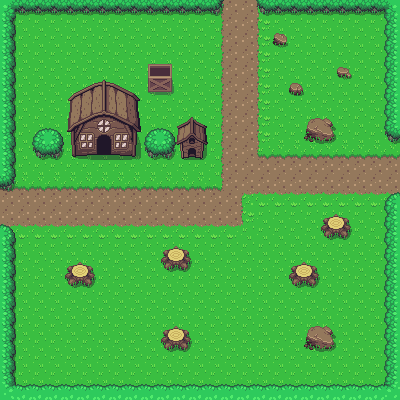

Tiled map render using the project's own tile images. Description and the whole map definition, tile-layer contents included, below:
An orthogonal 25x25 tile map with 16x16 px tiles, 2 tile layers (Ground, Collisions) and 23 objects.

<map version="1.4" tiledversion="1.4.3" orientation="orthogonal" renderorder="left-down" width="25" height="25" tilewidth="16" tileheight="16" infinite="0" nextlayerid="5" nextobjectid="27">
 <tileset firstgid="1" source="overworld.tsx" />
 <layer id="1" name="Ground" width="25" height="25">
  <data encoding="csv">
1,1,1,1,1,1,1,1,1,1,1,1,1,1201,1202,1202,1203,1,1,1,1,1,1,1,1,
1,1,1,1,1,1,1,1,1,1,1,1,1,1201,1202,1202,1203,1,1,1,1,1,1,1,1,
1,1,1,1,1,1,1,1,1,1,1,1,1,1201,1202,1202,1203,1,1,1,1,1,1,1,1,
1,1,1,1,1,1,1,1,1,1,1,1,1,1201,1202,1202,1203,1,1,1,1,1,1,1,1,
1,1,1,1,1,1,1,1,1,1,1,1,1,1201,1202,1202,1203,1,1,1,1,1,1,1,1,
1,1,1,1,1,1,1,1,1,1,1,1,1,1201,1202,1202,1203,1,1,1,1,1,1,1,1,
1,1,1,1,1,1,1,1,1,1,1,1,1,1201,1202,1202,1203,1,1,1,1,1,1,1,1,
1,1,1,1,1,1,1,1,1,1,1,1,1,1201,1202,1202,1203,1,1,1,1,1,1,1,1,
1,1,1,1,1,1,1,1,1,1,1,1,1,1201,1202,1202,1203,1,1,1,1,1,1,1,1,
1,1,1,1,1,1,1,1,1,1,1,1,1,1201,1202,1202,1321,1162,1162,1162,1162,1162,1162,1162,1162,
1,1,1,1,1,1,1,1,1,1,1,1,1,1201,1202,1202,1202,1202,1202,1202,1202,1202,1202,1202,1202,
1162,1162,1162,1162,1162,1162,1162,1162,1162,1162,1162,1162,1162,1322,1202,1202,1202,1202,1202,1202,1202,1202,1202,1202,1202,
1202,1202,1202,1202,1202,1202,1202,1202,1202,1202,1202,1202,1202,1202,1202,1281,1242,1242,1242,1242,1242,1242,1242,1242,1242,
1202,1202,1202,1202,1202,1202,1202,1202,1202,1202,1202,1202,1202,1202,1202,1203,1,1,1,1,1,1,1,1,1,
1242,1242,1242,1242,1242,1242,1242,1242,1242,1242,1242,1242,1242,1242,1242,1243,1,1,1,1,1,1,1,1,1,
1,1,1,1,1,1,1,1,1,1,1,1,1,1,1,1,1,1,1,1,1,1,1,1,1,
1,1,1,1,1,1,1,1,1,1,1,1,1,1,1,1,1,1,1,1,1,1,1,1,1,
1,1,1,1,1,1,1,1,1,1,1,1,1,1,1,1,1,1,1,1,1,1,1,1,1,
1,1,1,1,1,1,1,1,1,1,1,1,1,1,1,1,1,1,1,1,1,1,1,1,1,
1,1,1,1,1,1,1,1,1,1,1,1,1,1,1,1,1,1,1,1,1,1,1,1,1,
1,1,1,1,1,1,1,1,1,1,1,1,1,1,1,1,1,1,1,1,1,1,1,1,1,
1,1,1,1,1,1,1,1,1,1,1,1,1,1,1,1,1,1,1,1,1,1,1,1,1,
1,1,1,1,1,1,1,1,1,1,1,1,1,1,1,1,1,1,1,1,1,1,1,1,1,
1,1,1,1,1,1,1,1,1,1,1,1,1,1,1,1,1,1,1,1,1,1,1,1,1,
1,1,1,1,1,1,1,1,1,1,1,1,1,1,1,1,1,1,1,1,1,1,1,1,1
</data>
 </layer>
 <layer id="3" name="Collisions" width="25" height="25">
  <data encoding="csv">
765,766,766,766,766,766,766,766,766,766,766,766,766,687,0,0,686,766,766,766,766,766,766,766,764,
728,0,0,0,0,0,0,0,0,0,0,0,0,0,0,0,0,0,0,0,0,0,0,0,727,
728,0,0,0,0,0,0,0,0,0,0,0,0,0,0,0,0,208,0,0,0,0,0,0,727,
728,0,0,0,0,0,0,0,0,0,0,0,0,0,0,0,0,0,0,0,0,0,0,0,727,
728,0,0,0,0,0,0,0,0,822,823,0,0,0,0,0,0,0,0,0,0,210,0,0,727,
728,0,0,0,7,8,9,10,11,862,863,0,0,0,0,0,0,0,209,0,0,0,0,0,727,
728,0,0,0,47,48,49,50,51,0,0,0,0,0,0,0,0,0,0,0,0,0,0,0,727,
728,0,0,0,87,88,89,90,91,0,0,214,215,0,0,0,0,0,0,450,451,0,0,0,727,
728,0,646,647,127,128,129,130,131,646,647,254,255,0,0,0,0,0,0,490,491,0,0,0,686,
728,0,686,687,167,168,169,170,171,686,687,294,295,0,0,0,0,0,0,0,0,0,0,0,0,
728,0,0,0,0,0,0,0,0,0,0,0,0,0,0,0,0,0,0,0,0,0,0,0,0,
687,0,0,0,0,0,0,0,0,0,0,0,0,0,0,0,0,0,0,0,0,0,0,0,0,
0,0,0,0,0,0,0,0,0,0,0,0,0,0,0,0,0,0,0,0,0,0,0,0,646,
0,0,0,0,0,0,0,0,0,0,0,0,0,0,0,0,0,0,0,0,152,153,0,0,727,
647,0,0,0,0,0,0,0,0,0,0,0,0,0,0,0,0,0,0,0,192,193,0,0,727,
728,0,0,0,0,0,0,0,0,0,152,153,0,0,0,0,0,0,0,0,0,0,0,0,727,
728,0,0,0,152,153,0,0,0,0,192,193,0,0,0,0,0,0,152,153,0,0,0,0,727,
728,0,0,0,192,193,0,0,0,0,0,0,0,0,0,0,0,0,192,193,0,0,0,0,727,
728,0,0,0,0,0,0,0,0,0,0,0,0,0,0,0,0,0,0,0,0,0,0,0,727,
728,0,0,0,0,0,0,0,0,0,0,0,0,0,0,0,0,0,0,0,0,0,0,0,727,
728,0,0,0,0,0,0,0,0,0,152,153,0,0,0,0,0,0,0,450,451,0,0,0,727,
728,0,0,0,0,0,0,0,0,0,192,193,0,0,0,0,0,0,0,490,491,0,0,0,727,
728,0,0,0,0,0,0,0,0,0,0,0,0,0,0,0,0,0,0,0,0,0,0,0,727,
728,0,0,0,0,0,0,0,0,0,0,0,0,0,0,0,0,0,0,0,0,0,0,0,727,
645,726,726,726,726,726,726,726,726,726,726,726,726,726,726,726,726,726,726,726,726,726,726,726,644
</data>
 </layer>
 <objectgroup id="4" name="collision mask">
  <object id="2" x="0.666667" y="0.666667" width="220.667" height="14" />
  <object id="3" x="2" y="1.33333" width="12.6667" height="186" />
  <object id="4" x="257.333" y="0" width="141.333" height="15.3333" />
  <object id="5" x="384.667" y="1.33333" width="15.3333" height="142.667" />
  <object id="7" x="384" y="192.667" width="16" height="207.333" />
  <object id="8" x="0.666667" y="384" width="399.333" height="16" />
  <object id="9" x="0.666667" y="224" width="14.6667" height="176" />
  <object id="10" x="32.6667" y="129.5" width="30.6667" height="31.3333">
   <ellipse />
  </object>
  <object id="11" x="145.333" y="129.167" width="30" height="30">
   <ellipse />
  </object>
  <object id="12" x="148.167" y="62.8333" width="24.1667" height="29.6667" />
  <object id="14" x="288" y="261.333" width="31.3333" height="27.3333">
   <ellipse />
  </object>
  <object id="15" x="62.6667" y="259.333" width="33.3333" height="30">
   <ellipse />
  </object>
  <object id="16" x="158.667" y="324.667" width="33.3333" height="28">
   <ellipse />
  </object>
  <object id="17" x="304" y="116" width="31.3333" height="30">
   <ellipse />
  </object>
  <object id="18" x="320" y="210.667" width="32.6667" height="28.6667">
   <ellipse />
  </object>
  <object id="19" x="158.667" y="244" width="32" height="28.6667">
   <ellipse />
  </object>
  <object id="20" x="304" y="324.667" width="32" height="28">
   <ellipse />
  </object>
  <object id="21" x="176.5" y="126.25">
   <polygon points="0,0 0,17.25 3.5,18.25 4,32.25 26,32.5 27,18.25 31.5,18 30.75,-0.75 15.5,-9.25" />
  </object>
  <object id="22" x="96.75" y="156">
   <polygon points="0,0 -25,2 -25.25,-22.5 -30.25,-22.5 -26.5,-53.75 -28.25,-54 -28.75,-55.75 -3.5,-71.5 7.5,-74.75 30,-65.25 43.5,-55.5 43.5,-53.5 41.75,-53.5 44.75,-23.25 40.75,-22.75 40,1.75 14.75,0.25 15,-20 -0.25,-20" />
  </object>
  <object id="23" x="287.979" y="51.9818" width="32.2287" height="27.0305" visible="0">
   <ellipse />
  </object>
  <object id="24" x="289.5" y="83" width="13" height="12.5">
   <ellipse />
  </object>
  <object id="25" x="273.5" y="33.5" width="14" height="12">
   <ellipse />
  </object>
  <object id="26" x="336.5" y="67.5" width="14.5" height="11">
   <ellipse />
  </object>
 </objectgroup>
</map>
